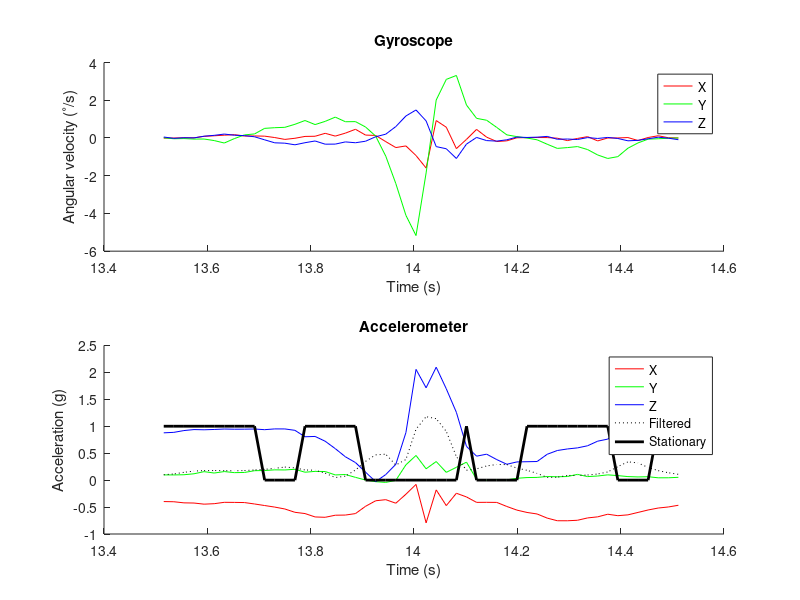

Reproduce this figure in MATLAB. (Note: this script raises an error after producing the figure.)
clear, clc, close all;
addpath('Quaternions');
addpath('ximu_matlab_library');

% In case you don't have it
deg2rad = @(d)d*pi/180;

% -------------------------------------------------------------------------
% Select dataset (comment in/out)

% filePath = 'Datasets/straightLine';
startTime = 13.5;
stopTime = 14.5;

% filePath = 'Datasets/stairsAndCorridor';
% startTime = 5;
% stopTime = 53;

% filePath = 'Datasets/spiralStairs';
% startTime = 4;
% stopTime = 47;

% -------------------------------------------------------------------------
% Import data

load('test.mat');

samplePeriod = 1/1000;

% Transpose all the data into column vectors
time = time';
accX = accX'/2048;% * 9.81;
accY = accY'/2048;% * 9.81;
accZ = accZ'/2048;% * 9.81;
gyrX = gyrX'/2048;
gyrY = gyrY'/2048;
gyrZ = gyrZ'/2048;


% -------------------------------------------------------------------------
% Manually frame data

% startTime = 0;
% stopTime = 10;

indexSel = find(sign(time-startTime)+1, 1) : find(sign(time-stopTime)+1, 1);
time = time(indexSel);
gyrX = gyrX(indexSel, :);
gyrY = gyrY(indexSel, :);
gyrZ = gyrZ(indexSel, :);
accX = accX(indexSel, :);
accY = accY(indexSel, :);
accZ = accZ(indexSel, :);

% -------------------------------------------------------------------------
% Detect stationary periods

% Compute accelerometer magnitude
acc_mag = sqrt(accX.*accX + accY.*accY + accZ.*accZ);

% HP filter accelerometer data
filtCutOff = 0.000001;
[b, a] = butter(1, (2*filtCutOff)/(1/samplePeriod), 'high');
acc_magFilt = filtfilt(b, a, acc_mag);

% Compute absolute value
acc_magFilt = abs(acc_magFilt);

% LP filter accelerometer data
filtCutOff = 310;
[b, a] = butter(1, (2*filtCutOff)/(1/samplePeriod), 'low');
acc_magFilt = filtfilt(b, a, acc_magFilt);

% Threshold detection
stationary = acc_magFilt < 0.2;

% -------------------------------------------------------------------------
% Plot data raw sensor data and stationary periods

figure;
set(gcf, 'Position', [9 39 900 600], 'NumberTitle', 'off', 'Name', 'Sensor Data');
ax(1) = subplot(2,1,1);
    hold on;
    plot(time, gyrX, 'r');
    plot(time, gyrY, 'g');
    plot(time, gyrZ, 'b');
    title('Gyroscope');
    xlabel('Time (s)');
    ylabel('Angular velocity (^\circ/s)');
    legend('X', 'Y', 'Z');
    hold off;
ax(2) = subplot(2,1,2);
    hold on;
    plot(time, accX, 'r');
    plot(time, accY, 'g');
    plot(time, accZ, 'b');
    plot(time, acc_magFilt, ':k');
    plot(time, stationary, 'k', 'LineWidth', 2);
    title('Accelerometer');
    xlabel('Time (s)');
    ylabel('Acceleration (g)');
    legend('X', 'Y', 'Z', 'Filtered', 'Stationary');
    hold off;
linkaxes(ax,'x');

% -------------------------------------------------------------------------
% Compute orientation

quat = zeros(length(time), 4);
AHRSalgorithm = AHRS('SamplePeriod', samplePeriod, 'Kp', 1, 'KpInit', 1);

% Initial convergence
initPeriod = 0.9;
indexSel = 1 : find(sign(time-(time(1)+initPeriod))+1, 1);
for i = 1:2000
    AHRSalgorithm.UpdateIMU([0 0 0], [mean(accX(indexSel)) mean(accY(indexSel)) mean(accZ(indexSel))]);
end

% For all data
for t = 1:length(time)
    if(stationary(t))
        AHRSalgorithm.Kp = 0.5;
    else
        AHRSalgorithm.Kp = 0;
    end
    AHRSalgorithm.UpdateIMU(deg2rad([gyrX(t) gyrY(t) gyrZ(t)]), [accX(t) accY(t) accZ(t)]);
    quat(t,:) = AHRSalgorithm.Quaternion;
end

% -------------------------------------------------------------------------
% Compute translational accelerations

% Rotate body accelerations to Earth frame
acc = quaternRotate([accX accY accZ], quaternConj(quat));

% % Remove gravity from measurements
% acc = acc - [zeros(length(time), 2) ones(length(time), 1)];     % unnecessary due to velocity integral drift compensation

% Convert acceleration measurements to m/s/s
acc = acc * 9.81;

% Plot translational accelerations
figure;
set(gcf, 'Position', [9 39 900 300], 'NumberTitle', 'off', 'Name', 'Accelerations');
hold on;
plot(time, acc(:,1), 'r');
plot(time, acc(:,2), 'g');
plot(time, acc(:,3), 'b');
title('Acceleration');
xlabel('Time (s)');
ylabel('Acceleration (m/s/s)');
legend('X', 'Y', 'Z');
hold off;

% -------------------------------------------------------------------------
% Compute translational velocities

acc(:,3) = acc(:,3) - 9.81;

% Integrate acceleration to yield velocity
vel = zeros(size(acc));
for t = 2:length(vel)
    vel(t,:) = vel(t-1,:) + acc(t,:) * samplePeriod;
    if(stationary(t) == 1)
        vel(t,:) = [0 0 0];     % force zero velocity when foot stationary
    end
end


% Compute integral drift during non-stationary periods
velDrift = zeros(size(vel));
stationaryStart = find([0; diff(stationary)] == -1);
stationaryEnd = find([0; diff(stationary)] == 1);
for i = 1:numel(stationaryEnd)
    driftRate = vel(stationaryEnd(i)-1, :) / (stationaryEnd(i) - stationaryStart(i));
    enum = 1:(stationaryEnd(i) - stationaryStart(i));
    drift = [enum'*driftRate(1) enum'*driftRate(2) enum'*driftRate(3)];
    velDrift(stationaryStart(i):stationaryEnd(i)-1, :) = drift;
end

% Remove integral drift
vel = vel - velDrift;

% Plot translational velocity
figure;
set(gcf, 'Position', [9 39 900 300], 'NumberTitle', 'off', 'Name', 'Velocity');
hold on;
plot(time, vel(:,1), 'r');
plot(time, vel(:,2), 'g');
plot(time, vel(:,3), 'b');
title('Velocity');
xlabel('Time (s)');
ylabel('Velocity (m/s)');
legend('X', 'Y', 'Z');
hold off;

% -------------------------------------------------------------------------
% Compute translational position

% Integrate velocity to yield position
pos = zeros(size(vel));
for t = 2:length(pos)
    pos(t,:) = pos(t-1,:) + vel(t,:) * samplePeriod;    % integrate velocity to yield position
end

% Plot translational position
figure;
set(gcf, 'Position', [9 39 900 600], 'NumberTitle', 'off', 'Name', 'Position');
hold on;
plot(time, pos(:,1), 'r');
plot(time, pos(:,2), 'g');
plot(time, pos(:,3), 'b');
title('Position');
xlabel('Time (s)');
ylabel('Position (m)');
legend('X', 'Y', 'Z');
hold off;

% -------------------------------------------------------------------------
% Plot 3D foot trajectory

% % Remove stationary periods from data to plot
% posPlot = pos(find(~stationary), :);
% quatPlot = quat(find(~stationary), :);
posPlot = pos;
quatPlot = quat;

% % Extend final sample to delay end of animation
% extraTime = 20;
% onesVector = ones(extraTime*(1/samplePeriod), 1);
% posPlot = [posPlot; [posPlot(end, 1)*onesVector, posPlot(end, 2)*onesVector, posPlot(end, 3)*onesVector]];
% quatPlot = [quatPlot; [quatPlot(end, 1)*onesVector, quatPlot(end, 2)*onesVector, quatPlot(end, 3)*onesVector, quatPlot(end, 4)*onesVector]];

% Create 6 DOF animation
SamplePlotFreq = 1;
Spin = 120;
SixDofAnimation(posPlot, quatern2rotMat(quatPlot), ...
                'SamplePlotFreq', SamplePlotFreq, 'Trail', 'All', ...
                'Position', [9 39 1280 768], 'View', [(100:(Spin/(length(posPlot)-1)):(100+Spin))', 10*ones(length(posPlot), 1)], ...
                'AxisLength', 0.1, 'ShowArrowHead', false, ...
                'Xlabel', 'X (m)', 'Ylabel', 'Y (m)', 'Zlabel', 'Z (m)', 'ShowLegend', false, ...
                'CreateAVI', false, 'AVIfileNameEnum', false, 'AVIfps', ((1/samplePeriod) / SamplePlotFreq));
